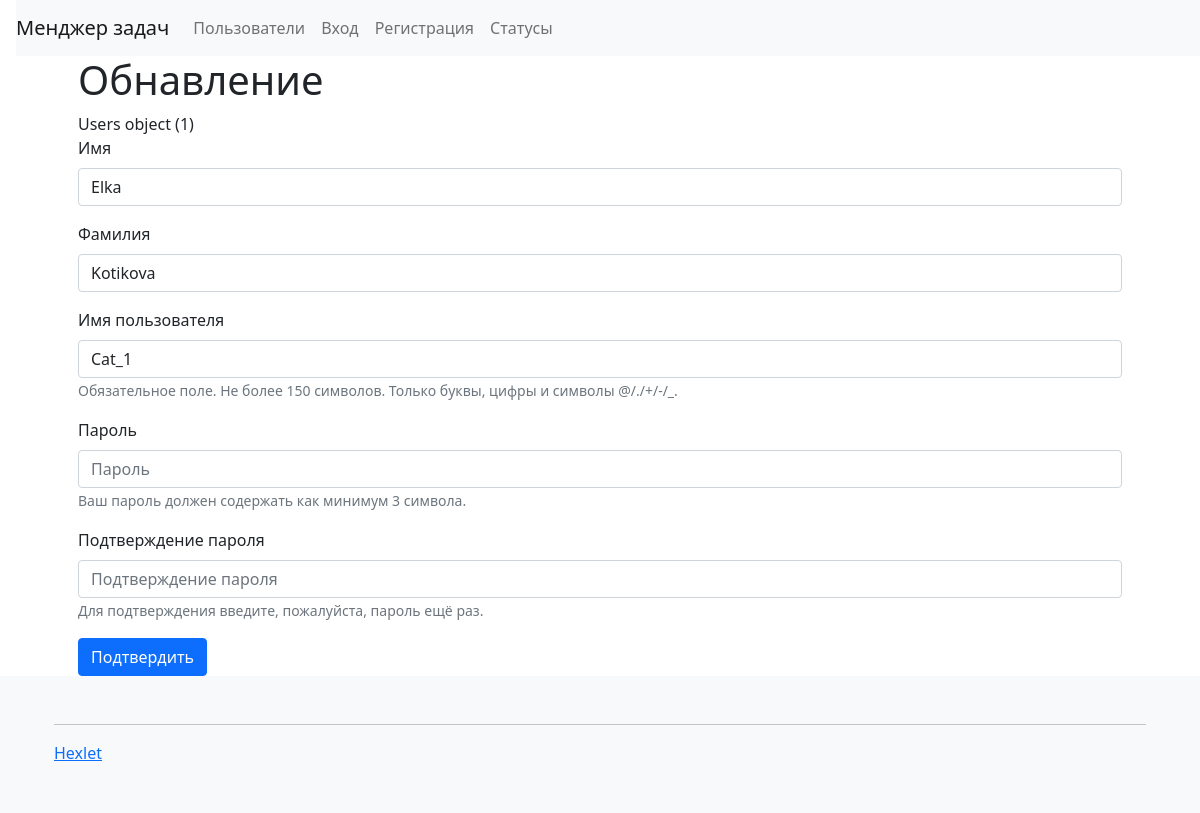
/users/1/update, run on the app's committed database.
### task_manager/models.py (models this page shows)
class Users(models.Model):
    first_name = models.CharField(max_length=255, verbose_name="Имя")
    last_name = models.TextField(blank=True, verbose_name="Фамилия")
    user_name = models.TextField(blank=True, verbose_name="Имя пользователя")
    password = models.CharField(max_length=255, blank=True, verbose_name="Пароль")
    password_validation = models.CharField(max_length=255, blank=True, verbose_name="Подтвердить пароль")
    time_create = models.DateTimeField(auto_now_add=True, verbose_name="Дата регистрации")
    class Meta:
        verbose_name = "Пользователи"
        verbose_name_plural = "Пользователи"

### task_manager/views.py (the view)
# urls.py: path('users/<int:pk>/update', views.UpdateUser.as_view(), name='update_user'),
class UpdateUser(UpdateView):
    model = Users
    form_class = RegisterUserForm
    template_name = "update.html"
    extra_context = {"title": "Обнавление"}
    success_url = reverse_lazy("list_users")

### task_manager/templates/update.html (shortened to what this page needs)
{% extends 'index.html' %}
{% load django_bootstrap5 %}
{% block update_user %}
<div class="container-lg">
    <h1>{{ title }}</h1>
    <a>{{ users }}</a>
    <form method="post">
        {% bootstrap_form form %}
        <button type="submit" class="btn btn-primary">Подтвердить</button>
    </form>
</div>
{% endblock %}

### data on the page
Users: id "Users object (1)", first_name "Elka", last_name "Kotikova", user_name "Cat_1"

### other printed values
{{ title }} "Обнавление"
